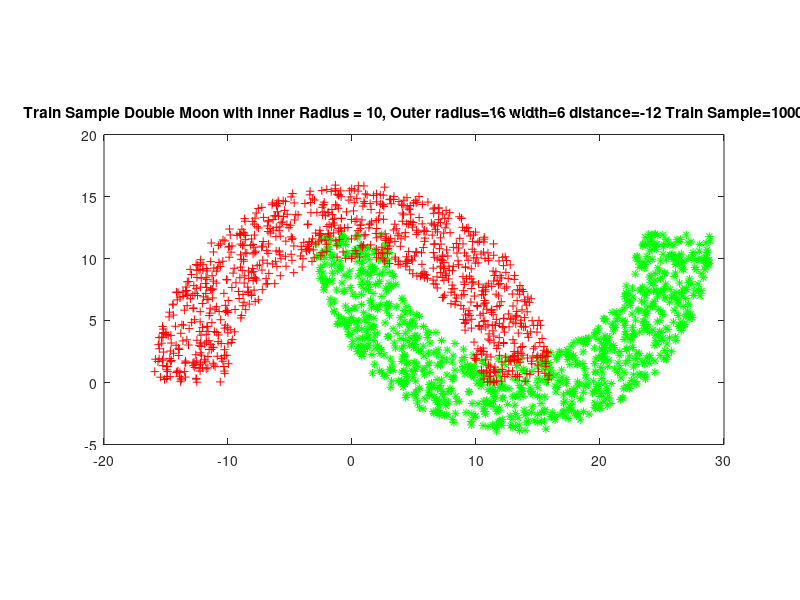

MATLAB code to generate this figure: (Note: this script raises an error after producing the figure.)
%Author: Manjunath Dharshan
%Code Implementation for SVM with non linear data points
clear all; close all;
radius=13; % Outer Radius = r + (w)/2 Inner Radius = r - (w)/2
width=6; % Width
N=1000; % Number of Training Samples
TrainSample1=10*N;
distance=-12;% distance between two half moon
rng(20);
done=0; 
tmp1=[];
TrainSample=N;
while ~done, 
    tmp=[2*(radius+width/2)*(rand(TrainSample1,1)-0.5) (radius+width/2)*rand(TrainSample1,1)];
    tmp(:,3)=sqrt(tmp(:,1).*tmp(:,1)+tmp(:,2).*tmp(:,2)); 
    idx=find([tmp(:,3)>radius-width/2] & [tmp(:,3)<radius+width/2]);
    tmp1=[tmp1;tmp(idx,1:2)];
    if length(idx)>= TrainSample, 
        done=1;
    end
end
dataTrain=[tmp1(1:TrainSample,:) ones(TrainSample,1)*-1;[tmp1(1:TrainSample,1)+radius -tmp1(1:TrainSample,2)-distance ones(TrainSample,1)]];
R=radius+width/2;

%plotting the double moon
figure(1);
plot(dataTrain(dataTrain(:,3)==1,1),dataTrain(dataTrain(:,3)==1,2),'g*'); hold on;
plot(dataTrain(dataTrain(:,3)==-1,1),dataTrain(dataTrain(:,3)==-1,2),'r+'); 
set(gca, 'DataAspectRatio', [1,1,1]);
title(['Train Sample Double Moon with Inner Radius = 10, Outer radius=' num2str(R) ' width=' num2str(width) ' distance=' num2str(distance) ' Train Sample=' num2str(TrainSample)]);

%Creating Training matrix
X_train=vertcat(dataTrain(1:600,1:2),dataTrain(1001:1600,1:2));
Y_train=vertcat(dataTrain(1:600,3),dataTrain(1001:1600,3));
X_test=vertcat(dataTrain(601:1000,1:2),dataTrain(1601:2000,1:2));
Y_test=vertcat(dataTrain(601:1000,3),dataTrain(1601:2000,3));
rng(10);

% 10-fold Cross Validation
c = cvpartition(1200,'KFold',10);

%Train the SVM Classifier for 3 different Kernal functions
% Optimisation parameters Initilization
opts = struct('Optimizer','bayesopt','ShowPlots',true,'CVPartition',c,...
    'AcquisitionFunctionName','expected-improvement-plus');
% SVM Model 1 with Radial Basis Kernal
svmmod1 = fitcsvm(X_train,Y_train,'KernelFunction','rbf','BoxConstraint',1,...
    'OptimizeHyperparameters','auto','HyperparameterOptimizationOptions',opts);
% SVM Model 2 with tan hyperbolic function
svmmod2 = fitcsvm(X_train,Y_train,'KernelFunction','mysigmoid','BoxConstraint',0.01);
% SVM Model 3 with GHI_Kernel
svmmod3 = fitcsvm(X_train,Y_train,'KernelFunction','GHI_Kernel','BoxConstraint',0.01);
% Loss in cross validation calculation for RBF Kernel
lossnew = kfoldLoss(fitcsvm(X_train,Y_train,'CVPartition',c,'KernelFunction','rbf',...
    'BoxConstraint',svmmod1.HyperparameterOptimizationResults.XAtMinObjective.BoxConstraint,...
    'KernelScale',svmmod1.HyperparameterOptimizationResults.XAtMinObjective.KernelScale));

% Predict scores over the grid
d = 0.02;
[x1Grid,x2Grid] = meshgrid(min(X_train(:,1)):d:max(X_train(:,1)),...
    min(X_train(:,2)):d:max(X_train(:,2)));
xGrid = [x1Grid(:),x2Grid(:)];
[~,scores1] = predict(svmmod1,xGrid);
[~,scores2] = predict(svmmod2,xGrid);
[~,scores3] = predict(svmmod3,xGrid);

%Predictiting the labels with Test Data
y_pred1 = predict(svmmod1,X_test);
y_pred2 = predict(svmmod2,X_test);
y_pred3 = predict(svmmod3,X_test);

%Plots for Train samples decesion boundary and support vectors along with
%classification on test data
figure;
subplot(3,2,1);
h = nan(3,1); % Preallocation
h(1:2) = gscatter(X_train(:,1),X_train(:,2),Y_train,'rg','+*');
hold on
h(3) = plot(X_train(svmmod1.IsSupportVector,1),...
    X_train(svmmod1.IsSupportVector,2),'ko');
contour(x1Grid,x2Grid,reshape(scores1(:,2),size(x1Grid)),[0 0],'k');
%imagesc([min(X_train(:,1)) max(X_train(:,1))], [min(X_train(:,2)) max(X_train(:,2))], Ynp);
legend(h,{'-1','+1','Support Vectors'},'Location','Southeast');
title('Trained SVM Model With RBF Kernel C1=0.01');
hold on;
subplot(3,2,3);
g = nan(3,1); % Preallocation
g(1:2) = gscatter(X_train(:,1),X_train(:,2),Y_train,'rg','+*');
hold on
g(3) = plot(X_train(svmmod2.IsSupportVector,1),...
    X_train(svmmod2.IsSupportVector,2),'ko');
contour(x1Grid,x2Grid,reshape(scores2(:,2),size(x1Grid)),[0 0],'k');
legend(g,{'-1','+1','Support Vectors'},'Location','Southeast');
title('Trained SVM Model With TanH Kernel C1=0.01');
hold on;
subplot(3,2,5);
i = nan(3,1); % Preallocation
i(1:2) = gscatter(X_train(:,1),X_train(:,2),Y_train,'rg','+*');
hold on;
i(3) = plot(X_train(svmmod3.IsSupportVector,1),...
    X_train(svmmod3.IsSupportVector,2),'ko');
contour(x1Grid,x2Grid,reshape(scores3(:,2),size(x1Grid)),[0 0],'k');
legend(i,{'-1','+1','Support Vectors'},'Location','Southeast');
title('Trained SVM Model With GHI Kernel C1=0.01');
hold on;
subplot(3,2,2);
h = nan(3,1); % Preallocation
h(1:2) = gscatter(X_test(:,1),X_test(:,2),y_pred1,'rg','+*');
mis = ~(y_pred1==Y_test);
title('Test SVM Model With RBF Kernel C1=0.01');
hold on;
subplot(3,2,4);
h = nan(3,1); % Preallocation
h(1:2) = gscatter(X_test(:,1),X_test(:,2),y_pred2,'rg','+*');
mis = ~(y_pred2==Y_test);
title('Test SVM Model With TanH Kernel C1=0.01');
hold on;
subplot(3,2,6);
h = nan(3,1); % Preallocation
h(1:2) = gscatter(X_test(:,1),X_test(:,2),y_pred3,'rg','+*');
mis = ~(y_pred3==Y_test);
title('Test SVM Model With GHI Kernel C1=0.01');
hold off

Y_test(Y_test==-1) = 0;
y_pred2(y_pred2==-1) = 0;
y_pred2(y_pred2==-1) = 0;
y_pred2(y_pred2==-1) = 0;

% Confusion Matix generation
cm1 = confusionmat(Y_test,y_pred1);
cm2 = confusionmat(Y_test,y_pred2);
cm3 = confusionmat(Y_test,y_pred3);
%Plots for Confusion Matrix
figure;
plotconfusion(Y_test',y_pred1');
title('Confusion matrix for SVM Model with kernel rbf C1=0.01');
figure;
plotconfusion(Y_test',y_pred2');
title('Confusion matrix for SVM Model with kernel TanH C1=0.01');
figure;
plotconfusion(Y_test',y_pred3');
title('Confusion matrix for SVM Model with GHI kernel C1=0.01');






